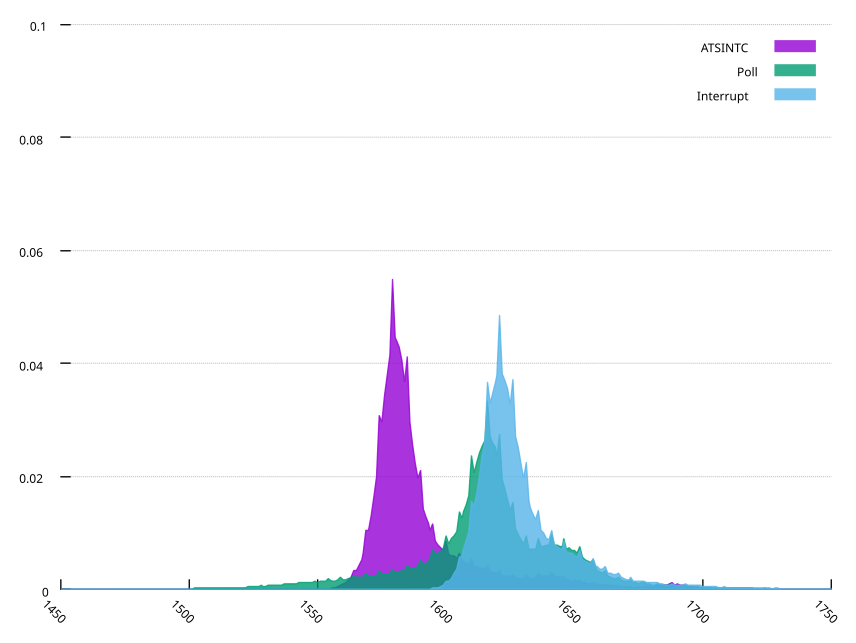

The gnuplot source for this figure:
set boxwidth 1
set noborder
set grid ytics
set xrange [1450:1750]
set xtics nomirror
set ytics nomirror
set xtics 50
set yrange [0: 0.1]
set xtics rot by -45 offset -2, 0
# set xlabel "Latency({/symbol \155}s)"
# set ylabel "Probability Density"

datafile0 = 'atsintc16/atsintc_delay_freq.dat'
datafile1 = 'poll16/poll_delay_freq.dat'
datafile2 = 'intr16/intr_delay_freq.dat'


set style fill transparent solid 0.8 border -2
plot datafile0 using 1:2 smooth frequency w filledcurves t "ATSINTC", \
    datafile1 using 1:2 smooth frequency w filledcurves t "Poll", \
    datafile2 using 1:2 smooth frequency w filledcurves t "Interrupt", \
